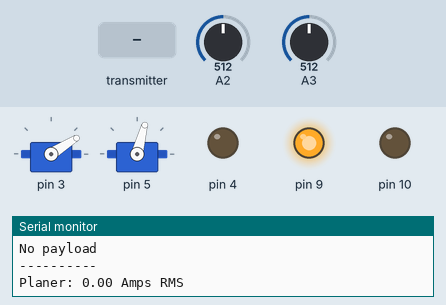
A sketch run on a simulated Arduino Uno, built with avr-gcc and run on an emulated ATmega328P. Shown: 2 × servo, output pins drawn as LEDs (lit = HIGH), the last lines printed to the serial monitor. The inputs (shaded band) are chosen by the test bench; at power-on: A3 = 512, A2 = 512. No radio packets arrive unless stated.

Above: at 7.6 s.
7.7 s: A3 set to 785
9.2 s: A3 set to 816
10.7 s: A2 set to 786
12.5 s: A2 set to 817
14.0 s: the transmitter starts sending switchSideOn = 1
At 15.9 s:
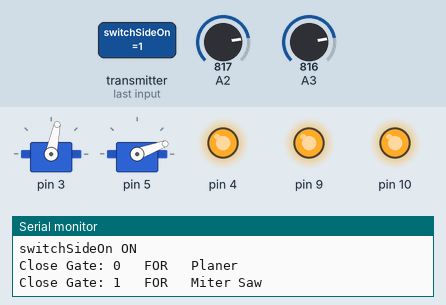
At 16.7 s:
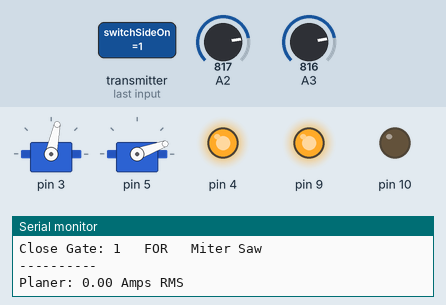
17.4 s: the transmitter starts sending switchSideOn = 0
At 18.4 s:
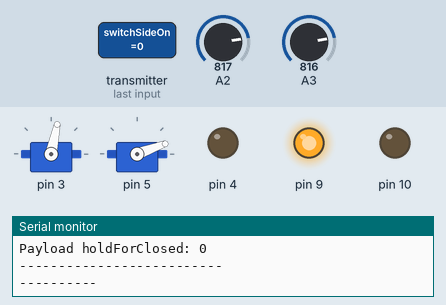
Timing chart, 0 to 20.0 s (numbered marks = the images above; inputs shaded):
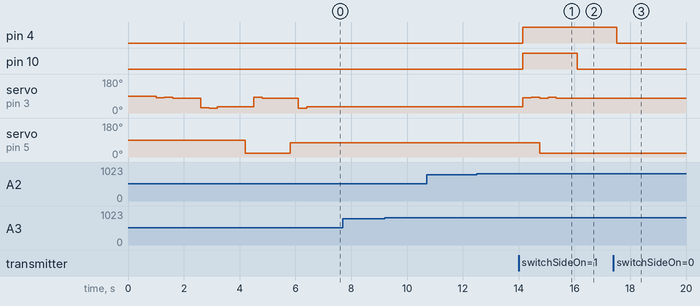

The sketch:

AckPayRec2.ino
```cpp
// THIS AUTO RECVEIVES ON LOAD ON RADIONUMBER 1
#include <SPI.h>
#include "printf.h"
#include "RF24.h"
#include <Servo.h>

//RADIO PRE SETUP
RF24 radio(7, 8);  // using pin 7 for the CE pin, and pin 8 for the CSN pin

uint8_t address[][6] = { "1Node", "2Node" };

bool radioNumber = 1;  // 0 uses address[0] to transmit, 1 uses address[1] to transmit

struct PayloadStruct {
  bool collectorSideOn = false;
  bool switchSideOn = false;
  bool holdForClosed = false;
};
PayloadStruct payload;

//DUST COLLECTION PRESETUP

const int NUMBER_OF_TOOLS = 2;
const int NUMBER_OF_GATES = 2;

// set up servo # counter
Servo myservo[NUMBER_OF_GATES];

// set up trigger variable
bool collectorIsOn = false;

// set up timing variables
int DC_spindown = 3000;
int DC_on_wait = 750;


String tools[NUMBER_OF_TOOLS] = {"Planer","Miter Saw"}; //, D5, D3
int voltSensor[NUMBER_OF_TOOLS] = {A2,A3};
long int voltBaseline[NUMBER_OF_TOOLS] = {0,0};

//DC right, Y, miter, bandsaw, saw Y, tablesaw, floor sweep
//Set the throw of each gate separately, if needed
int gateMinMax[NUMBER_OF_GATES][2] = {
  /*close, open*/

{80,28},  //planer
{20,75}  //miter
};

//keep track of gates to be toggled ON/OFF for each tool
int gates[NUMBER_OF_TOOLS][NUMBER_OF_GATES] = {
  {1,0},
  {0,1},
};

int mVperAmp = 66; // use 100 for 20A Module and 66 for 30A Module
double ampThreshold = 7.5;

double Voltage = 0;
double VRMS = 0;
double AmpsRMS = 0;


void setup() {

  Serial.begin(115200);
  while (!Serial) {
    // some boards need to wait to ensure access to serial over USB
  }

  // set up servos on pins 3 and 5
  myservo[0].attach(3);
  myservo[1].attach(5);

//LED radio signal indicator YELLOW
pinMode(10, OUTPUT);

//LED power Indicator GREEN
pinMode(9, OUTPUT);

//LED switchSideOn indicator BLUE
pinMode(4, OUTPUT);

  // initialize the transceiver on the SPI bus
  if (!radio.begin()) {
    Serial.println(F("radio hardware is not responding!!"));
    while (1) {}  // hold in infinite loop
  }

  Serial.print(F("radioNumber = "));
  Serial.println((int)radioNumber);

  Serial.println(F("THIS IS THE RECEIVER NODE"));

  radio.setPALevel(RF24_PA_MAX);  // RF24_PA_MAX is default.
  radio.setDataRate(RF24_2MBPS);

  // radio.setPayloadSize(sizeof(payload));

  radio.enableDynamicPayloads();  // ACK payloads are dynamically sized

  radio.enableAckPayload();

  // set the TX address of the RX node into the TX pipe
  radio.openWritingPipe(address[radioNumber]);  // always uses pipe 0

  // set the RX address of the TX node into a RX pipe
  radio.openReadingPipe(1, address[!radioNumber]);  // using pipe 1

  // payload.holdForClosed = false;

  Serial.println("XXXXXXXXxxxxxxxXXXXXXXXXXXXXX");


  for(int c=0;c<NUMBER_OF_GATES;c++){
    delay(1000);
    closeGate(c);
    delay(1000);
    openGate(c);
  };

  Serial.println("SETUP COMPLETED GREEN LIGHT ON");
  digitalWrite(9, HIGH);
}


void loop() {
  // This device is a RX node
  uint8_t pipe;

  if (radio.available(&pipe)) {  // is there a payload? get the pipe number that recieved it
    digitalWrite(10, HIGH);
    uint8_t bytes = radio.getDynamicPayloadSize();  // get the size of the payload
    PayloadStruct received;
    radio.read(&received, sizeof(received));  // get incoming payload
    Serial.print(F("Payload collectorSideOn: "));
    Serial.println(payload.collectorSideOn);
    Serial.print(F("Received switchSideOn "));
    Serial.println(received.switchSideOn);
    Serial.print(F("Payload holdForClosed: "));
    Serial.println(payload.holdForClosed);
    Serial.println("--------------------------");
//
      // close all gates on this side (collector side) if other side (switch side) is on
      if(received.switchSideOn){
        digitalWrite(4, HIGH);
        Serial.println("switchSideOn ON");
        if(!payload.holdForClosed){
          for(int c=0;c<NUMBER_OF_GATES;c++){
            closeGate(c);
          };


          payload.holdForClosed = true;
          delay(DC_on_wait);
        };
      } else {
          digitalWrite(4, LOW);
          payload.holdForClosed = false;
      };


    // load the payload for the first received transmission on pipe 0
    radio.write(&payload, sizeof(payload));
    radio.writeAckPayload(1, &payload, sizeof(payload));
    radio.stopListening();
    digitalWrite(10, LOW);

  } else {
    Serial.println("No payload");
    digitalWrite(10, LOW);
  };


    Serial.println("----------");

    //loop through tools and check
    int activeTool = 10;// a number that will never happen
       for(int i=0;i<NUMBER_OF_TOOLS;i++){
          if( checkForAmperageChange(i)){
            activeTool = i;
            exit;
          }
       }
      if(activeTool != 10){
        // use activeTool for gate processing
        if(collectorIsOn == false){
          payload.collectorSideOn = true;
          radio.write(&payload, sizeof(payload));
          radio.writeAckPayload(1, &payload, sizeof(payload));
          turnOnDustCollection();

          //manage all gate positions
          for(int s=0;s<NUMBER_OF_GATES;s++){
            int pos = gates[activeTool][s];
            if(pos == 1){
              openGate(s);
            } else {
              closeGate(s);
            }
          }

        }
      } else {
        if(collectorIsOn == true){
          payload.collectorSideOn = false;
          turnOffDustCollection();
        }
      }
  radio.write(&payload, sizeof(payload));
  radio.writeAckPayload(1, &payload, sizeof(payload));
  // Serial.println("Starting to Listen");
  radio.startListening();

}  // loop


//AFTER LOOP


//DUST COLLECTION CODE
bool checkForAmperageChange(int which){
  Voltage = getVPP(voltSensor[which]);
  VRMS = (Voltage/2.0) *0.707;
  AmpsRMS = (VRMS * 1000)/mVperAmp;
  Serial.print(tools[which]+": ");
  Serial.print(AmpsRMS);
  Serial.println(" Amps RMS");


  if(AmpsRMS>ampThreshold){
    Serial.print(tools[which]+": ");
    Serial.print(AmpsRMS);
    Serial.println(" Amps RMS");
    return true;
  }else{
   return false;
  }
}

void turnOnDustCollection(){
  Serial.println("turnOnDustCollection");
  payload.collectorSideOn = true;
  collectorIsOn = true;
}

void turnOffDustCollection(){
  Serial.println("turnOffDustCollection");
  payload.collectorSideOn = false;
  collectorIsOn = false;
}

float getVPP(int sensor){
  float result;

  int readValue;             //value read from the sensor
  int maxValue = 0;          // store max value here
  int minValue = 1024;          // store min value here

  uint32_t start_time = millis();
  while((millis()-start_time) < 350){ //sample for 1/2 Sec (500 = 1 second)

    readValue = analogRead(sensor);
       // see if you have a new maxValue
    if (readValue > maxValue){
        /*record the maximum sensor value*/
        maxValue = readValue;
    }
    if (readValue < minValue){
           /*record the maximum sensor value*/
      minValue = readValue;
    }
   }

   // Subtract min from max
   result = ((maxValue - minValue) * 5.0)/1024.0;

   return result;
 }

void closeGate(uint8_t num){
  Serial.print("Close Gate: ");
  Serial.print(num);
  Serial.print("   FOR   ");
  Serial.println(tools[num]);

  myservo[num].write(gateMinMax[num][0]);
  delay(300);
  if(num = 0){
    myservo[num].write(gateMinMax[num][0]-4);
    delay(300);
    myservo[num].write(gateMinMax[num][0]+2);
  } else {
    myservo[num].write(gateMinMax[num][0]+4);
    delay(300);
    myservo[num].write(gateMinMax[num][0]-2);
  }
}

void openGate(uint8_t num){
  Serial.print("Open Gate: ");
  Serial.print(num);
  Serial.print("   FOR   ");
  Serial.println(tools[num]);

  myservo[num].write(gateMinMax[num][1]);
    delay(300);
  if(num = 0){
    myservo[num].write(gateMinMax[num][1]+2);
    delay(300);
    myservo[num].write(gateMinMax[num][1]-4);
  } else {
    myservo[num].write(gateMinMax[num][1]-2);
    delay(300);
    myservo[num].write(gateMinMax[num][1]+4);
  }


}
```

Measured:
- after the input at 14.0 s, pin 4: LOW → HIGH after 0.15 s; pin 10: LOW → HIGH after 0.15 s, → LOW 2.0 s later; servo on pin 3: 32° → 80° after 0.15 s, → 84° 0.30 s later, → 78° 0.30 s later, → 84° 0.30 s later, … (5 changes in this stretch); servo on pin 5: 75° → 20° after 0.75 s
- after the input at 17.4 s, pin 4: HIGH → LOW after 0.12 s
